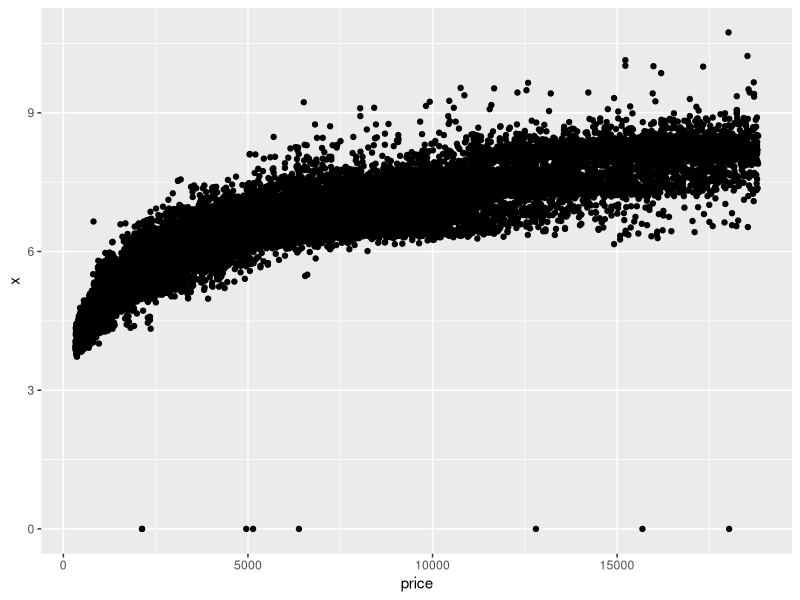
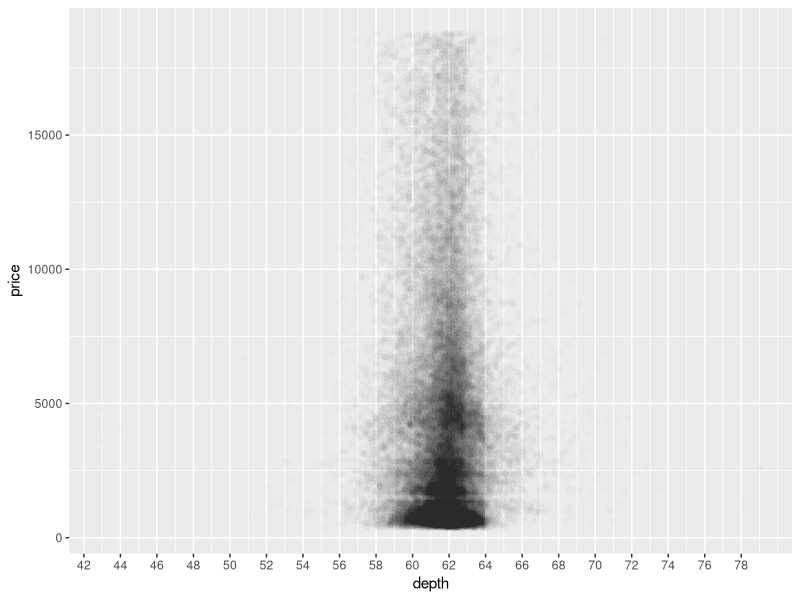
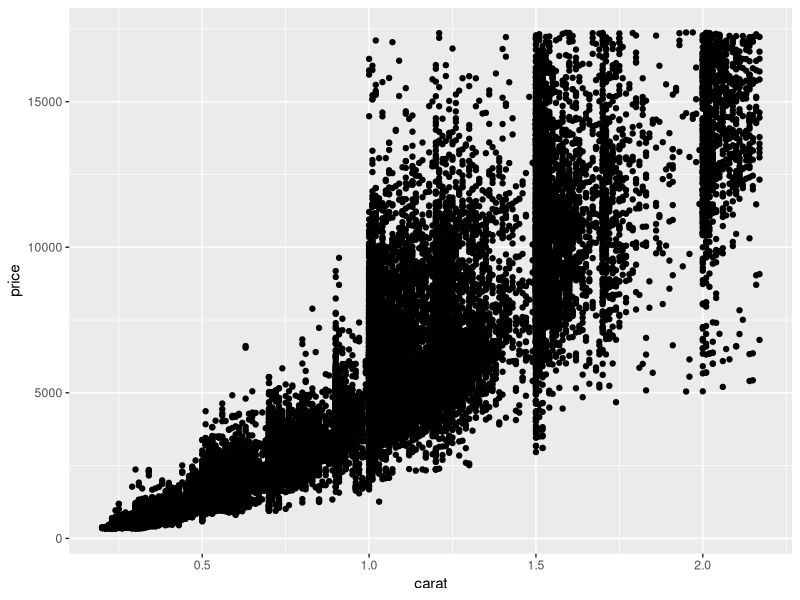
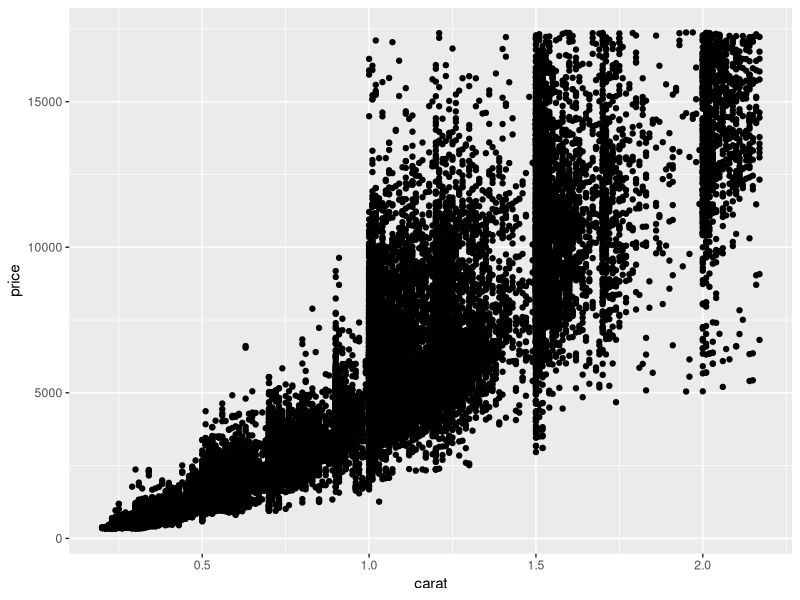
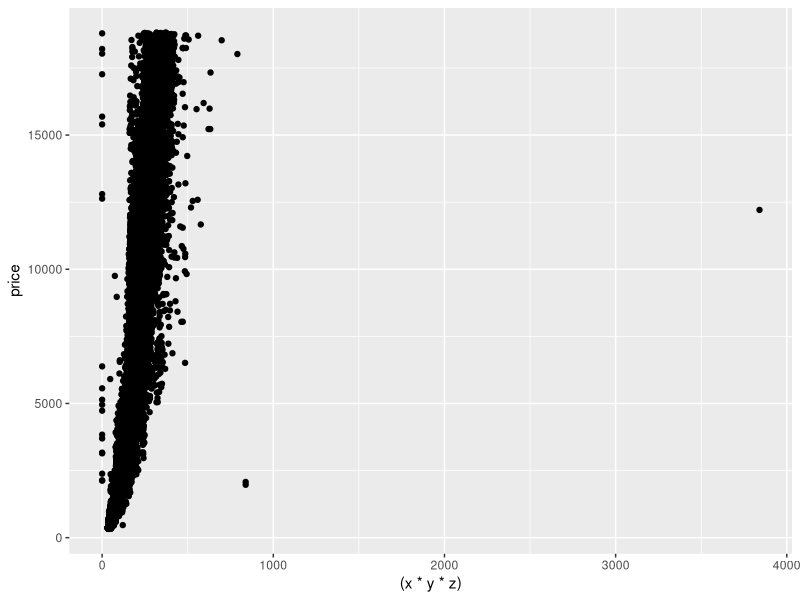

The R script that drew these images, in order: (Note: this script raises an error after producing the figures.)
## ---- chunk 1
library(ggplot2)
library(dplyr)
data(diamonds)
## ---- chunk 2
ggplot(aes(price, x), data = diamonds) + 
  geom_point()
## ---- chunk 3
cor.test(diamonds$price, diamonds$x)
cor.test(diamonds$price, diamonds$y)
cor.test(diamonds$price, diamonds$z)
## ---- chunk 4
ggplot(aes(depth, price), data = diamonds) + 
  geom_point(alpha = 1/100) + 
  scale_x_continuous(breaks = seq(0, 79, 2))
## ---- chunk 5
cor.test(diamonds$depth, diamonds$price)
## ---- chunk 6
ggplot(aes(carat, price), 
       data = subset(diamonds, diamonds$price < quantile(diamonds$price, probs = 0.99) &
                       diamonds$carat < quantile(diamonds$carat, probs = 0.99))) + 
  geom_point()
## ---- chunk 7
ggplot(aes(x = carat, y = price), 
       data = subset(diamonds, diamonds$price < quantile(diamonds$price, 0.99) &
                       diamonds$carat < quantile(diamonds$carat, 0.99))) + 
  geom_point()
## ---- chunk 8
ggplot(aes((x*y*z), price), data = diamonds) + 
  geom_point()
## ---- chunk 9
diamonds$volume <- diamonds$x * diamonds$y * diamonds$z
count(diamonds$volume)
## ---- chunk 10
cor.test(subset(diamonds$price, !diamonds$volume== 0 & !diamonds$volume >= 800), subset(diamonds$volume, !diamonds$volume== 0 & !diamonds$volume >= 800))
